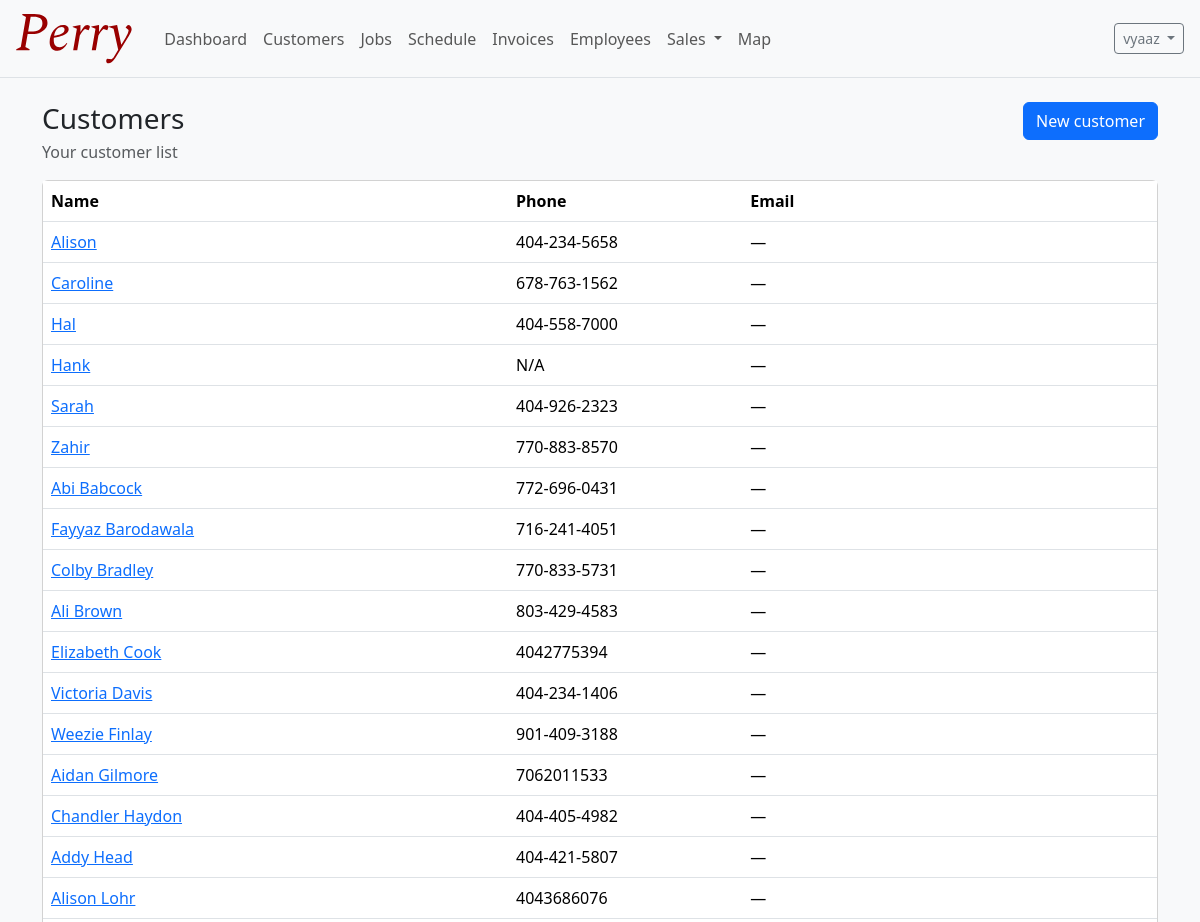
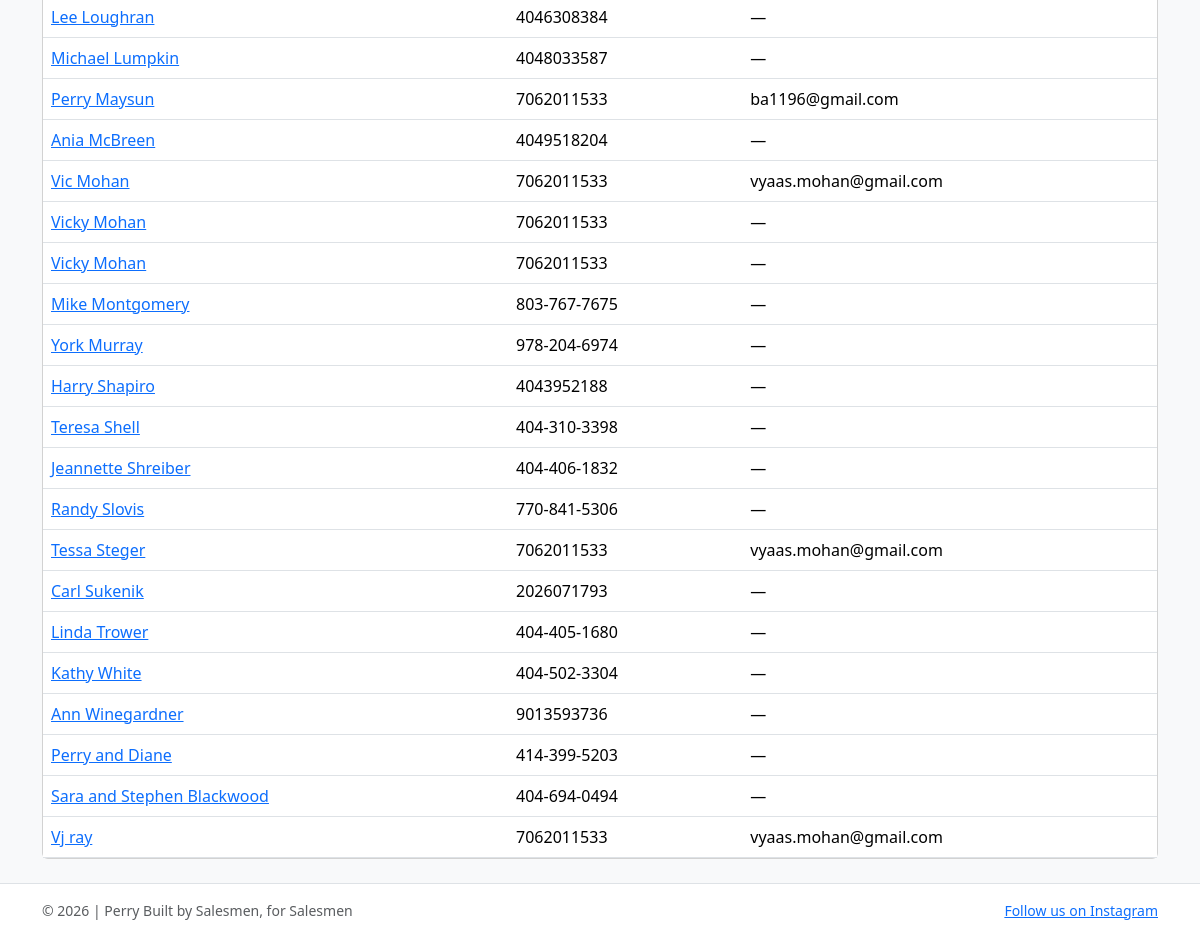
The page /customers/ (signed in) on the database its author committed (2 pictures, top to bottom).
### accounts/models.py (models this page shows, shortened)
class User(AbstractUser):
    email = models.EmailField(blank=True)
    phone_number = models.CharField(max_length=30, blank=True)
    role = models.CharField(max_length=20, choices=UserRole.choices, default=UserRole.SELLER)
    profile_image = models.ImageField(upload_to="profile_pics/", null=True, blank=True)
    commission_tier = models.CharField(
        max_length=20, choices=CommissionTier.choices, default=CommissionTier.AMATEUR
    )
    commission_override_percentage = models.DecimalField(
        max_digits=5,
        decimal_places=2,
        null=True,
        blank=True,
        help_text="If set, overrides the tier percentage (e.g. 12.5 for 12.5%).",
    )
    hire_date = models.DateField(null=True, blank=True, default=timezone.now)
    def get_full_name(self) -> str:  # type: ignore[override]
        full = f"{self.first_name} {self.last_name}".strip()
        return full or self.username

### customers/models.py (models this page shows, shortened)
class Customer(models.Model):
    first_name = models.CharField(max_length=80)
    last_name = models.CharField(max_length=80)
    phone = models.CharField(max_length=30, blank=True)
    email = models.EmailField(blank=True)
    address = models.CharField(max_length=255, blank=True)
    city = models.CharField(max_length=120, blank=True)
    state = models.CharField(max_length=60, blank=True)
    zip_code = models.CharField(max_length=20, blank=True)
    notes = models.TextField(blank=True)
    first_job_date = models.DateField(null=True, blank=True)
    created_at = models.DateTimeField(auto_now_add=True)
    updated_at = models.DateTimeField(auto_now=True)
    class Meta:
        ordering = ["last_name", "first_name"]
    def __str__(self) -> str:
        return f"{self.first_name} {self.last_name}".strip()

### customers/views.py (the view)
# urls.py: path("", customer_list, name="customer_list"),
@login_required
def customer_list(request):
    customers = Customer.objects.all()
    return render(request, "customers/customer_list.html", {"customers": customers})

### templates/customers/customer_list.html (shortened to what this page needs)
{% extends "base.html" %}
{% block content %}
  <div class="d-flex justify-content-between align-items-start gap-3 flex-wrap mb-3">
    <div>
      <h1 class="h3 mb-1">Customers</h1>
      <div class="text-muted">Your customer list</div>
    </div>
    <div class="d-flex gap-2 flex-wrap">
      <a class="btn btn-primary" href="{% url 'customer_create' %}">New customer</a>
    </div>
  </div>
  <div class="card">
    <div class="table-responsive">
      <table class="table mb-0 align-middle">
        <thead>
          <tr>
            <th>Name</th>
            <th>Phone</th>
            <th>Email</th>
          </tr>
        </thead>
        <tbody>
          {% for c in customers %}
            <tr>
              <td><a href="{% url 'customer_detail' c.pk %}">{{ c }}</a></td>
              <td>{{ c.phone|default:"—" }}</td>
              <td>{{ c.email|default:"—" }}</td>
            </tr>
          {% empty %}
            <tr><td colspan="3" class="text-muted py-3">No customers yet.</td></tr>
          {% endfor %}
        </tbody>
      </table>
    </div>
  </div>
{% endblock %}

### templates/base.html (shortened to what this page needs)
{% load static %}
<!doctype html>
<html lang="en">
  <head>
    <link
      href="https://cdn.jsdelivr.net/npm/bootstrap@5.3.3/dist/css/bootstrap.min.css"
      rel="stylesheet"
    />
  </head>
  <body class="d-flex flex-column min-vh-100 bg-light">
    <nav class="navbar navbar-expand-lg bg-body-tertiary border-bottom">
      <div class="container-fluid px-3">
        <a class="navbar-brand" href="{% url 'dashboard' %}">
          <img src="{% static 'images/PerryLogoOfficial.svg' %}" alt="Perry" height="50" class="d-inline-block align-text-top me-2" />
        </a>
        <div class="collapse navbar-collapse" id="navbarMain">
          <ul class="navbar-nav me-auto mb-2 mb-lg-0">
            <li class="nav-item">
              <a class="nav-link" href="{% url 'dashboard' %}">Dashboard</a>
            </li>
            <li class="nav-item">
              <a class="nav-link" href="{% url 'customer_list' %}">Customers</a>
            </li>
            <li class="nav-item">
              <a class="nav-link" href="{% url 'job_list' %}">Jobs</a>
            </li>
            <li class="nav-item">
              <a class="nav-link" href="{% url 'schedule_list' %}">Schedule</a>
            </li>
            <li class="nav-item">
              <a class="nav-link" href="{% url 'invoice_list' %}">Invoices</a>
            </li>
            {% if user.is_authenticated %}
              <li class="nav-item">
                <a class="nav-link" href="{% url 'employees_list' %}">Employees</a>
              </li>
            {% endif %}
            {% if user.is_authenticated %}
              <li class="nav-item dropdown">
                <a class="nav-link dropdown-toggle" href="#" role="button" data-bs-toggle="dropdown" aria-expanded="false">
                  Sales
                </a>
              </li>
            {% endif %}
            <li class="nav-item">
              <a class="nav-link" href="{% url 'map' %}">Map</a>
            </li>
          </ul>
          <div class="d-flex gap-2">
            {% if user.is_authenticated %}
              <div class="dropdown">
                <button class="btn btn-outline-secondary btn-sm dropdown-toggle" data-bs-toggle="dropdown">
                  {{ user.get_full_name|default:user.username }}
                </button>
              </div>
            {% else %}
              <a class="btn btn-outline-secondary btn-sm" href="{% url 'register' %}">Sign Up</a>
              <a class="btn btn-primary btn-sm" href="{% url 'login' %}">Login</a>
            {% endif %}
          </div>
        </div>
      </div>
    </nav>
    <main class="flex-grow-1">
      <div class="container py-4">
        {% block content %}{% endblock %}
      </div>
    </main>
    <footer class="border-top bg-white">
      <div class="container py-3 small text-muted d-flex justify-content-between gap-3 flex-wrap">
        <span>&copy; {% now "Y" %} | Perry Built by Salesmen, for Salesmen</span>
        <span><a href="https://www.instagram.com/collegiatecleanersllc" target="_blank">Follow us on Instagram</a></span>
      </div>
    </footer>
  </body>
</html>

### rows shown on the page
User: get_full_name "vyaaz"
Customer: first_name+last_name "Alison", phone "404-234-5658", email "—"
Customer: first_name+last_name "Caroline", phone "678-763-1562", email "—"
Customer: first_name+last_name "Hal", phone "404-558-7000", email "—"
Customer: first_name+last_name "Hank", phone "N/A", email "—"
Customer: first_name+last_name "Sarah", phone "404-926-2323", email "—"
Customer: first_name+last_name "Zahir", phone "770-883-8570", email "—"
Customer: first_name+last_name "Abi Babcock", phone "772-696-0431", email "—"
Customer: first_name+last_name "Fayyaz Barodawala", phone "716-241-4051", email "—"
Customer: first_name+last_name "Colby Bradley", phone "770-833-5731", email "—"
Customer: first_name+last_name "Ali Brown", phone "803-429-4583", email "—"
Customer: first_name+last_name "Elizabeth Cook", phone "4042775394", email "—"
Customer: first_name+last_name "Victoria Davis", phone "404-234-1406", email "—"
Customer: first_name+last_name "Weezie Finlay", phone "901-409-3188", email "—"
Customer: first_name+last_name "Aidan Gilmore", phone "7062011533", email "—"
Customer: first_name+last_name "Chandler Haydon", phone "404-405-4982", email "—"
Customer: first_name+last_name "Addy Head", phone "404-421-5807", email "—"
Customer: first_name+last_name "Alison Lohr", phone "4043686076", email "—"
Customer: first_name+last_name "Lee Loughran", phone "4046308384", email "—"
Customer: first_name+last_name "Michael Lumpkin", phone "4048033587", email "—"
Customer: first_name+last_name "Perry Maysun", phone "7062011533", email "ba1196@gmail.com"
Customer: first_name+last_name "Ania McBreen", phone "4049518204", email "—"
Customer: first_name+last_name "Vic Mohan", phone "7062011533", email "vyaas.mohan@gmail.com"
Customer: first_name+last_name "Vicky Mohan", phone "7062011533", email "—"
Customer: first_name+last_name "Vicky Mohan", phone "7062011533", email "—"
Customer: first_name+last_name "Mike Montgomery", phone "803-767-7675", email "—"
Customer: first_name+last_name "York Murray", phone "978-204-6974", email "—"
Customer: first_name+last_name "Harry Shapiro", phone "4043952188", email "—"
Customer: first_name+last_name "Teresa Shell", phone "404-310-3398", email "—"
Customer: first_name+last_name "Jeannette Shreiber", phone "404-406-1832", email "—"
Customer: first_name+last_name "Randy Slovis", phone "770-841-5306", email "—"
Customer: first_name+last_name "Tessa Steger", phone "7062011533", email "vyaas.mohan@gmail.com"
Customer: first_name+last_name "Carl Sukenik", phone "2026071793", email "—"
Customer: first_name+last_name "Linda Trower", phone "404-405-1680", email "—"
Customer: first_name+last_name "Kathy White", phone "404-502-3304", email "—"
Customer: first_name+last_name "Ann Winegardner", phone "9013593736", email "—"
Customer: first_name+last_name "Perry and Diane", phone "414-399-5203", email "—"
Customer: first_name+last_name "Sara and Stephen Blackwood", phone "404-694-0494", email "—"
Customer: first_name+last_name "Vj ray", phone "7062011533", email "vyaas.mohan@gmail.com"
